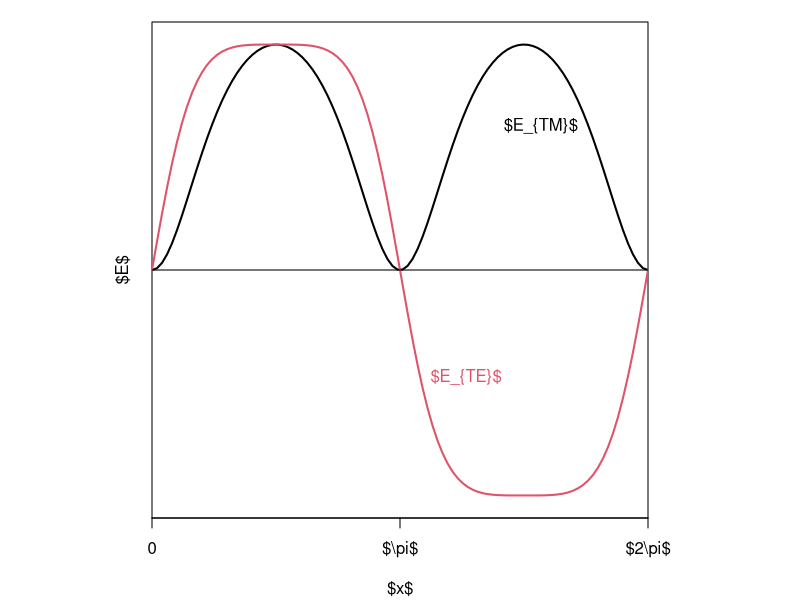

Generate this figure with R:
etm<-function(x){
  
  -4*pi*sin(x)^2/(cos(2*x)-3)
}

ete<-function(x){
  
  -4*pi*sin(x)/(cos(2*x)-3)
}

#tikz("figure-E-xdirection-plots.tex",width=3,height=3)

par(mar=c(4, 1, 1, 1) + 0.1,yaxs = "i",xaxs="i",pty='s') 
x=seq(0,2*pi,,100)
plot(NA,NA,xlim=c(0,2*pi),ylim=c(-1.1*pi,1.1*pi),xlab="$x$",ylab="",xaxt='n',yaxt='n')
mtext(text="$E$",side=2,line=1)
lines(x,etm(x),lwd=2)
lines(x,ete(x),lwd=2,col=2)
lines(x,rep(0,100))
#points(c(3.4,5.52),c(-1.5,2))
text(x=3.4,y=-1.5,labels="$E_{TE}$",pos=4,col=2)
text(x=5.52,y=2,labels="$E_{TM}$",pos=2)

aX <- c(0,pi,2*pi)
aY <- axTicks(2)
labelsX<-c("0","$\\pi$","$2\\pi$")
axis(1, at = aX, label = labelsX)

#dev.off()